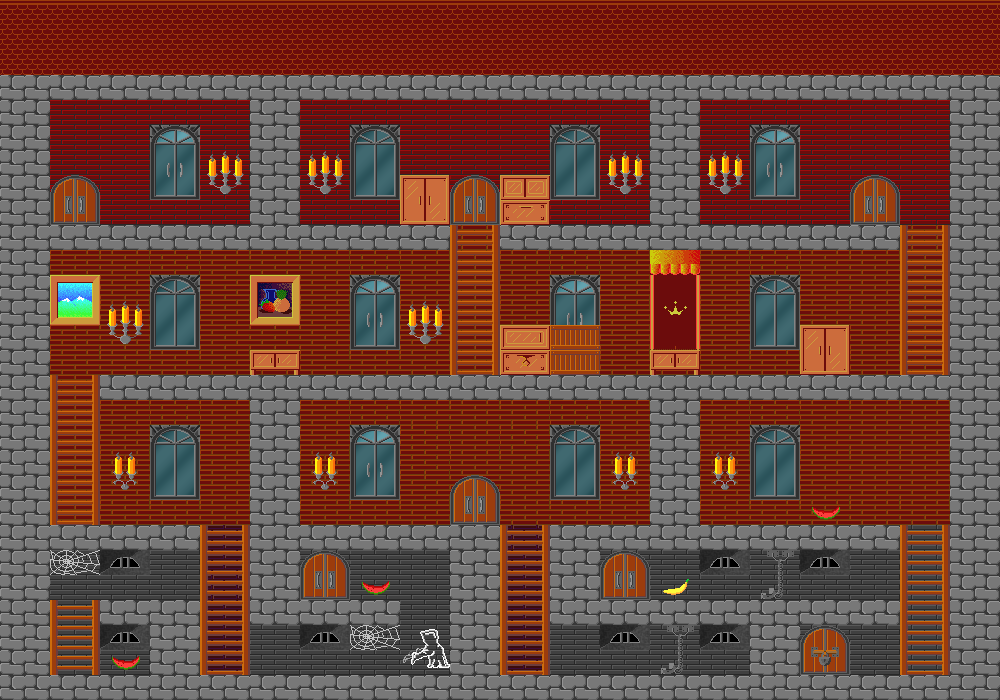

This is a level from a 2D game, rendered from its Tiled map with the project's own tilesets. A one-line summary and the map file follow, with tile-layer data summarised:
An orthogonal 20x28 tile map with 50x25 px tiles, 10 tile layers (Background2, Background1, Gates, Platforms, ...), 11 tilesets and 20 objects (Door1-2, Door2-1, Door3-4, Door4-3, 1, ...).

<map version="1.0" orientation="orthogonal" renderorder="right-down" width="20" height="28" tilewidth="50" tileheight="25" nextobjectid="60">
 <tileset firstgid="1" name="Prizes" tilewidth="32" tileheight="25" tilecount="17" columns="8">
  <image source="../../../assets/sprites/tiles/prizes.png" width="256" height="50" />
  <tile id="8">
   <properties>
    <property name="name" value="strawberry" />
   </properties>
  </tile>
  <tile id="13">
   <properties>
    <property name="name" value="donut" />
   </properties>
  </tile>
 </tileset>
 <tileset firstgid="19" name="Garden" tilewidth="50" tileheight="25" tilecount="52" columns="13">
  <image source="../../../assets/sprites/tiles/garden.gif" width="650" height="100" />
  <terraintypes>
   <terrain name="1" tile="-1" />
  </terraintypes>
  <tile id="1" terrain="0,0,0,0" />
  <tile id="2" terrain=",,,0" />
  <tile id="3" terrain="0,0,0,0" />
  <tile id="40">
   <properties>
    <property name="Collision" type="bool" value="true" />
   </properties>
  </tile>
 </tileset>
 <tileset firstgid="71" name="Blocks" tilewidth="50" tileheight="25" tilecount="18" columns="6">
  <image source="../../../assets/sprites/tiles/blocks.gif" width="300" height="75" />
  <tile id="0">
   <properties>
    <property name="block_type" value="test" />
   </properties>
  </tile>
 </tileset>
 <tileset firstgid="89" name="Doors" tilewidth="50" tileheight="25" tilecount="24" columns="2">
  <image source="../../../assets/sprites/tiles/doors.gif" width="100" height="300" />
 </tileset>
 <tileset firstgid="113" name="Walls" tilewidth="50" tileheight="25" tilecount="22" columns="2">
  <image source="../../../assets/sprites/tiles/walls.gif" width="100" height="275" />
 </tileset>
 <tileset firstgid="135" name="Windows" tilewidth="50" tileheight="25" tilecount="72" columns="8">
  <image source="../../../assets/sprites/tiles/Windows.png" width="400" height="225" />
 </tileset>
 <tileset firstgid="207" name="Furniture" tilewidth="50" tileheight="25" tilecount="136" columns="17">
  <image source="../../../assets/sprites/tiles/furniture.gif" width="850" height="200" />
 </tileset>
 <tileset firstgid="343" name="Goods" tilewidth="50" tileheight="25" tilecount="14" columns="2">
  <image source="../../../assets/sprites/tiles/goods.gif" width="100" height="175" />
  <tile id="1">
   <properties>
    <property name="name" value="hammer" />
   </properties>
  </tile>
  <tile id="9">
   <properties>
    <property name="name" value="book" />
   </properties>
  </tile>
 </tileset>
 <tileset firstgid="357" name="Keys" tilewidth="50" tileheight="25" tilecount="5" columns="1">
  <image source="../../../assets/sprites/tiles/keys.gif" width="50" height="125" />
  <tile id="0">
   <properties>
    <property name="name" value="golden-key" />
   </properties>
  </tile>
  <tile id="1">
   <properties>
    <property name="name" value="metal-key-1" />
   </properties>
  </tile>
  <tile id="3">
   <properties>
    <property name="name" value="metal-key-3" />
   </properties>
  </tile>
 </tileset>
 <tileset firstgid="362" name="Chandeliers" tilewidth="50" tileheight="25" tilecount="12" columns="2">
  <image source="../../../assets/sprites/tiles/chandeliers.gif" width="100" height="150" />
 </tileset>
 <tileset firstgid="374" name="Characters" tilewidth="50" tileheight="25" tilecount="24" columns="6">
  <image source="../../../assets/sprites/tiles/characters.gif" width="300" height="100" />
 </tileset>
 <layer name="Background2" width="20" height="28">
  <data>[560 cells, 467 non-empty, 11 distinct tile ids]</data>
 </layer>
 <layer name="Background1" width="20" height="28">
  <data>[560 cells, 77 non-empty, 22 distinct tile ids]</data>
 </layer>
 <layer name="Gates" width="20" height="28">
  <properties>
   <property name="gate" type="bool" value="true" />
  </properties>
  <data>[560 cells, 24 non-empty, 5 distinct tile ids]</data>
 </layer>
 <layer name="Platforms" width="20" height="28">
  <properties>
   <property name="platform" type="bool" value="true" />
  </properties>
  <data>[560 cells, 179 non-empty, 1 distinct tile ids]</data>
 </layer>
 <layer name="Stairs" width="20" height="28">
  <properties>
   <property name="stair" type="bool" value="true" />
  </properties>
  <data>[560 cells, 39 non-empty, 2 distinct tile ids]</data>
 </layer>
 <layer name="Prizes" width="20" height="28" offsetx="9" offsety="0">
  <properties>
   <property name="prize" type="bool" value="true" />
  </properties>
  <data>[560 cells, 12 non-empty, 8 distinct tile ids]</data>
 </layer>
 <layer name="Goods" width="20" height="28">
  <properties>
   <property name="goods" type="bool" value="true" />
  </properties>
  <data>[560 cells, 2 non-empty, 2 distinct tile ids]</data>
 </layer>
 <layer name="Doors" width="20" height="28">
  <data>[560 cells, 41 non-empty, 16 distinct tile ids]</data>
 </layer>
 <layer name="Blocks" width="20" height="28">
  <properties>
   <property name="block" type="bool" value="true" />
  </properties>
  <data>[560 cells, 2 non-empty, 1 distinct tile ids]</data>
 </layer>
 <objectgroup name="Gates">
  <properties>
   <property name="cover_layer" value="Doors" />
  </properties>
  <object id="36" name="Door1-2" x="50" y="175" width="50" height="50">
   <properties>
    <property name="gate_target" value="Door2-1" />
    <property name="lock" value="" />
   </properties>
  </object>
  <object id="38" name="Door2-1" x="450" y="175" width="50" height="50">
   <properties>
    <property name="gate_target" value="Door1-2" />
    <property name="lock" value="" />
   </properties>
  </object>
  <object id="39" name="Door3-4" x="300" y="550" width="50" height="50">
   <properties>
    <property name="gate_target" value="Door4-3" />
    <property name="lock" value="" />
   </properties>
  </object>
  <object id="40" name="Door4-3" x="450" y="475" width="50" height="50">
   <properties>
    <property name="gate_target" value="Door3-4" />
    <property name="lock" value="" />
   </properties>
  </object>
  <object id="41" name="StartPoint" type="1" x="150" y="175" width="50" height="50" />
  <object id="42" name="Door5-6" x="850" y="175" width="50" height="50">
   <properties>
    <property name="gate_target" value="Door6-5" />
    <property name="lock" value="" />
   </properties>
  </object>
  <object id="45" name="Door6-5" x="600" y="550" width="50" height="50">
   <properties>
    <property name="gate_target" value="Door5-6" />
    <property name="lock" value="" />
   </properties>
  </object>
  <object id="46" name="DoorOut" x="800" y="625" width="50" height="50">
   <properties>
    <property name="gate_target" value="::scene2" />
    <property name="lock" value="metal-key-1" />
   </properties>
  </object>
  <object id="47" name="Cupb1" x="400" y="175" width="50" height="50">
   <properties>
    <property name="lock" value="" />
   </properties>
  </object>
  <object id="48" name="Cupb2" x="500" y="175" width="50" height="50">
   <properties>
    <property name="lock" value="" />
   </properties>
  </object>
  <object id="50" name="Cupb3" x="800" y="325" width="50" height="50">
   <properties>
    <property name="lock" value="" />
   </properties>
  </object>
  <object id="51" name="Cupb4" x="500" y="325" width="50" height="50">
   <properties>
    <property name="lock" value="" />
   </properties>
  </object>
  </objectgroup>
 <layer name="Goods2" width="20" height="28">
  <properties>
   <property name="goods" type="bool" value="true" />
  </properties>
  <data>[560 cells, 0 non-empty, 0 distinct tile ids]</data>
 </layer>
</map>
<!-- 8 of 20 objects omitted -->
